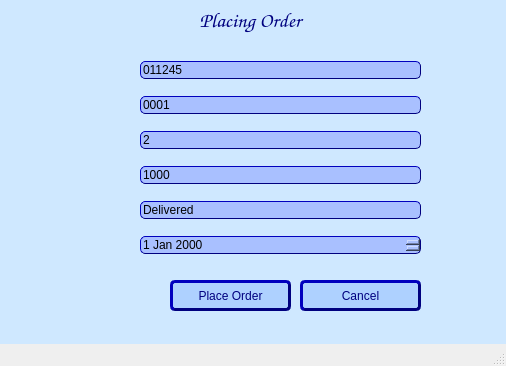
<?xml version="1.0" encoding="UTF-8"?>
<ui version="4.0">
 <class>MainWindow</class>
 <widget class="QMainWindow" name="MainWindow">
  <property name="geometry">
   <rect>
    <x>0</x>
    <y>0</y>
    <width>506</width>
    <height>366</height>
   </rect>
  </property>
  <property name="windowTitle">
   <string>MainWindow</string>
  </property>
  <widget class="QWidget" name="centralwidget">
   <widget class="QWidget" name="layoutWidget">
    <property name="geometry">
     <rect>
      <x>140</x>
      <y>50</y>
      <width>281</width>
      <height>221</height>
     </rect>
    </property>
    <layout class="QVBoxLayout" name="verticalLayout">
     <item>
      <widget class="QLineEdit" name="titleLineedit">
       <property name="styleSheet">
        <string notr="true">background-color: rgb(169, 192, 255);
border-style: outset;
border-width: 1px;
border-radius: 5px;
border-color: #00007f;</string>
       </property>
       <property name="text">
        <string>011245</string>
       </property>
      </widget>
     </item>
     <item>
      <widget class="QLineEdit" name="lineEdit">
       <property name="styleSheet">
        <string notr="true">background-color: rgb(169, 192, 255);
border-style: outset;
border-width: 1px;
border-radius: 5px;
border-color: #00007f;</string>
       </property>
       <property name="text">
        <string>0001</string>
       </property>
      </widget>
     </item>
     <item>
      <widget class="QLineEdit" name="lineEdit_3">
       <property name="styleSheet">
        <string notr="true">background-color: rgb(169, 192, 255);
border-style: outset;
border-width: 1px;
border-radius: 5px;
border-color: #00007f;</string>
       </property>
       <property name="text">
        <string>2</string>
       </property>
      </widget>
     </item>
     <item>
      <widget class="QLineEdit" name="lineEdit_2">
       <property name="styleSheet">
        <string notr="true">background-color: rgb(169, 192, 255);
border-style: outset;
border-width: 1px;
border-radius: 5px;
border-color: #00007f;</string>
       </property>
       <property name="text">
        <string>1000</string>
       </property>
      </widget>
     </item>
     <item>
      <widget class="QLineEdit" name="lineEdit_4">
       <property name="styleSheet">
        <string notr="true">background-color: rgb(169, 192, 255);
border-style: outset;
border-width: 1px;
border-radius: 5px;
border-color: #00007f;</string>
       </property>
       <property name="text">
        <string>Delivered</string>
       </property>
      </widget>
     </item>
     <item>
      <widget class="QDateEdit" name="dateEdit">
       <property name="styleSheet">
        <string notr="true">background-color: rgb(169, 192, 255);
border-style: outset;
border-width: 1px;
border-radius: 5px;
border-color: #00007f;</string>
       </property>
      </widget>
     </item>
    </layout>
   </widget>
   <widget class="QWidget" name="layoutWidget">
    <property name="geometry">
     <rect>
      <x>40</x>
      <y>60</y>
      <width>92</width>
      <height>211</height>
     </rect>
    </property>
    <layout class="QVBoxLayout" name="verticalLayout_2">
     <item>
      <widget class="QLabel" name="label">
       <property name="styleSheet">
        <string notr="true">font: 8pt &quot;Comic Sans MS&quot;;
color:rgb(0, 0, 127)
</string>
       </property>
       <property name="text">
        <string>Customer ID:</string>
       </property>
      </widget>
     </item>
     <item>
      <widget class="QLabel" name="label_2">
       <property name="styleSheet">
        <string notr="true">font: 8pt &quot;Comic Sans MS&quot;;
color:rgb(0, 0, 127)
</string>
       </property>
       <property name="text">
        <string>Product ID:</string>
       </property>
      </widget>
     </item>
     <item>
      <widget class="QLabel" name="label_5">
       <property name="styleSheet">
        <string notr="true">font: 8pt &quot;Comic Sans MS&quot;;
color:rgb(0, 0, 127)
</string>
       </property>
       <property name="text">
        <string>Quantity:</string>
       </property>
      </widget>
     </item>
     <item>
      <widget class="QLabel" name="label_4">
       <property name="styleSheet">
        <string notr="true">font: 8pt &quot;Comic Sans MS&quot;;
color:rgb(0, 0, 127)
</string>
       </property>
       <property name="text">
        <string>Price:</string>
       </property>
      </widget>
     </item>
     <item>
      <widget class="QLabel" name="label_6">
       <property name="styleSheet">
        <string notr="true">font: 8pt &quot;Comic Sans MS&quot;;
color:rgb(0, 0, 127)
</string>
       </property>
       <property name="text">
        <string>Delivery Status:</string>
       </property>
      </widget>
     </item>
     <item>
      <widget class="QLabel" name="label_7">
       <property name="styleSheet">
        <string notr="true">font: 8pt &quot;Comic Sans MS&quot;;
color:rgb(0, 0, 127)
</string>
       </property>
       <property name="text">
        <string>Order Date:</string>
       </property>
      </widget>
     </item>
    </layout>
   </widget>
   <widget class="QPushButton" name="viewButton_5">
    <property name="geometry">
     <rect>
      <x>300</x>
      <y>280</y>
      <width>121</width>
      <height>31</height>
     </rect>
    </property>
    <property name="styleSheet">
     <string notr="true">background-color: rgb(174, 209, 255);
font: 10pt &quot;Comic Sans MS&quot;;
color: #00007f;
border-style: outset;
border-width: 3px;
border-radius: 5px;
border-color: #00007f;
</string>
    </property>
    <property name="text">
     <string>Cancel</string>
    </property>
   </widget>
   <widget class="QPushButton" name="viewButton_6">
    <property name="geometry">
     <rect>
      <x>170</x>
      <y>280</y>
      <width>121</width>
      <height>31</height>
     </rect>
    </property>
    <property name="styleSheet">
     <string notr="true">background-color: rgb(174, 209, 255);
font: 10pt &quot;Comic Sans MS&quot;;
color: #00007f;
border-style: outset;
border-width: 3px;
border-radius: 5px;
border-color: #00007f;
</string>
    </property>
    <property name="text">
     <string>Place Order</string>
    </property>
   </widget>
   <widget class="QLabel" name="label_8">
    <property name="geometry">
     <rect>
      <x>-30</x>
      <y>-10</y>
      <width>851</width>
      <height>671</height>
     </rect>
    </property>
    <property name="autoFillBackground">
     <bool>false</bool>
    </property>
    <property name="styleSheet">
     <string notr="true">

background-color: rgb(207, 232, 255);
</string>
    </property>
    <property name="frameShape">
     <enum>QFrame::Panel</enum>
    </property>
    <property name="text">
     <string/>
    </property>
   </widget>
   <widget class="QLabel" name="label_12">
    <property name="geometry">
     <rect>
      <x>150</x>
      <y>0</y>
      <width>201</width>
      <height>41</height>
     </rect>
    </property>
    <property name="font">
     <font>
      <family>Comic Sans MS</family>
      <pointsize>16</pointsize>
     </font>
    </property>
    <property name="styleSheet">
     <string notr="true"/>
    </property>
    <property name="text">
     <string>&lt;html&gt;&lt;head/&gt;&lt;body&gt;&lt;p&gt;&lt;span style=&quot; color:#00007f;&quot;&gt;Placing Order&lt;/span&gt;&lt;/p&gt;&lt;/body&gt;&lt;/html&gt;</string>
    </property>
    <property name="alignment">
     <set>Qt::AlignCenter</set>
    </property>
   </widget>
   <zorder>label_8</zorder>
   <zorder>layoutWidget</zorder>
   <zorder>layoutWidget</zorder>
   <zorder>viewButton_5</zorder>
   <zorder>viewButton_6</zorder>
   <zorder>label_12</zorder>
  </widget>
  <widget class="QMenuBar" name="menubar">
   <property name="geometry">
    <rect>
     <x>0</x>
     <y>0</y>
     <width>506</width>
     <height>18</height>
    </rect>
   </property>
  </widget>
  <widget class="QStatusBar" name="statusbar"/>
 </widget>
 <resources/>
 <connections/>
</ui>
